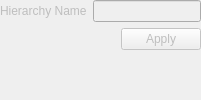
<?xml version="1.0" encoding="UTF-8"?>
<ui version="4.0">
 <class>HierarchyHeaderEditorWidget</class>
 <widget class="QWidget" name="HierarchyHeaderEditorWidget">
  <property name="enabled"><bool>false</bool></property>
  <layout class="QVBoxLayout" name="verticalLayout">
   <property name="spacing"><number>6</number></property>
   <property name="leftMargin"><number>0</number></property><property name="topMargin"><number>0</number></property>
   <property name="rightMargin"><number>0</number></property><property name="bottomMargin"><number>0</number></property>
   <item><layout class="QFormLayout" name="formLayout"><item row="0" column="0"><widget class="QLabel" name="nameLabel"><property name="text"><string>Hierarchy Name</string></property></widget></item><item row="0" column="1"><widget class="QLineEdit" name="nameEdit"><property name="maxLength"><number>15</number></property></widget></item></layout></item>
   <item alignment="Qt::AlignmentFlag::AlignRight"><widget class="QPushButton" name="applyButton"><property name="text"><string>Apply</string></property></widget></item>
   <item><spacer name="verticalSpacer"><property name="orientation"><enum>Qt::Orientation::Vertical</enum></property><property name="sizeHint" stdset="0"><size><width>20</width><height>40</height></size></property></spacer></item>
  </layout>
 </widget>
 <resources/><connections/>
</ui>
